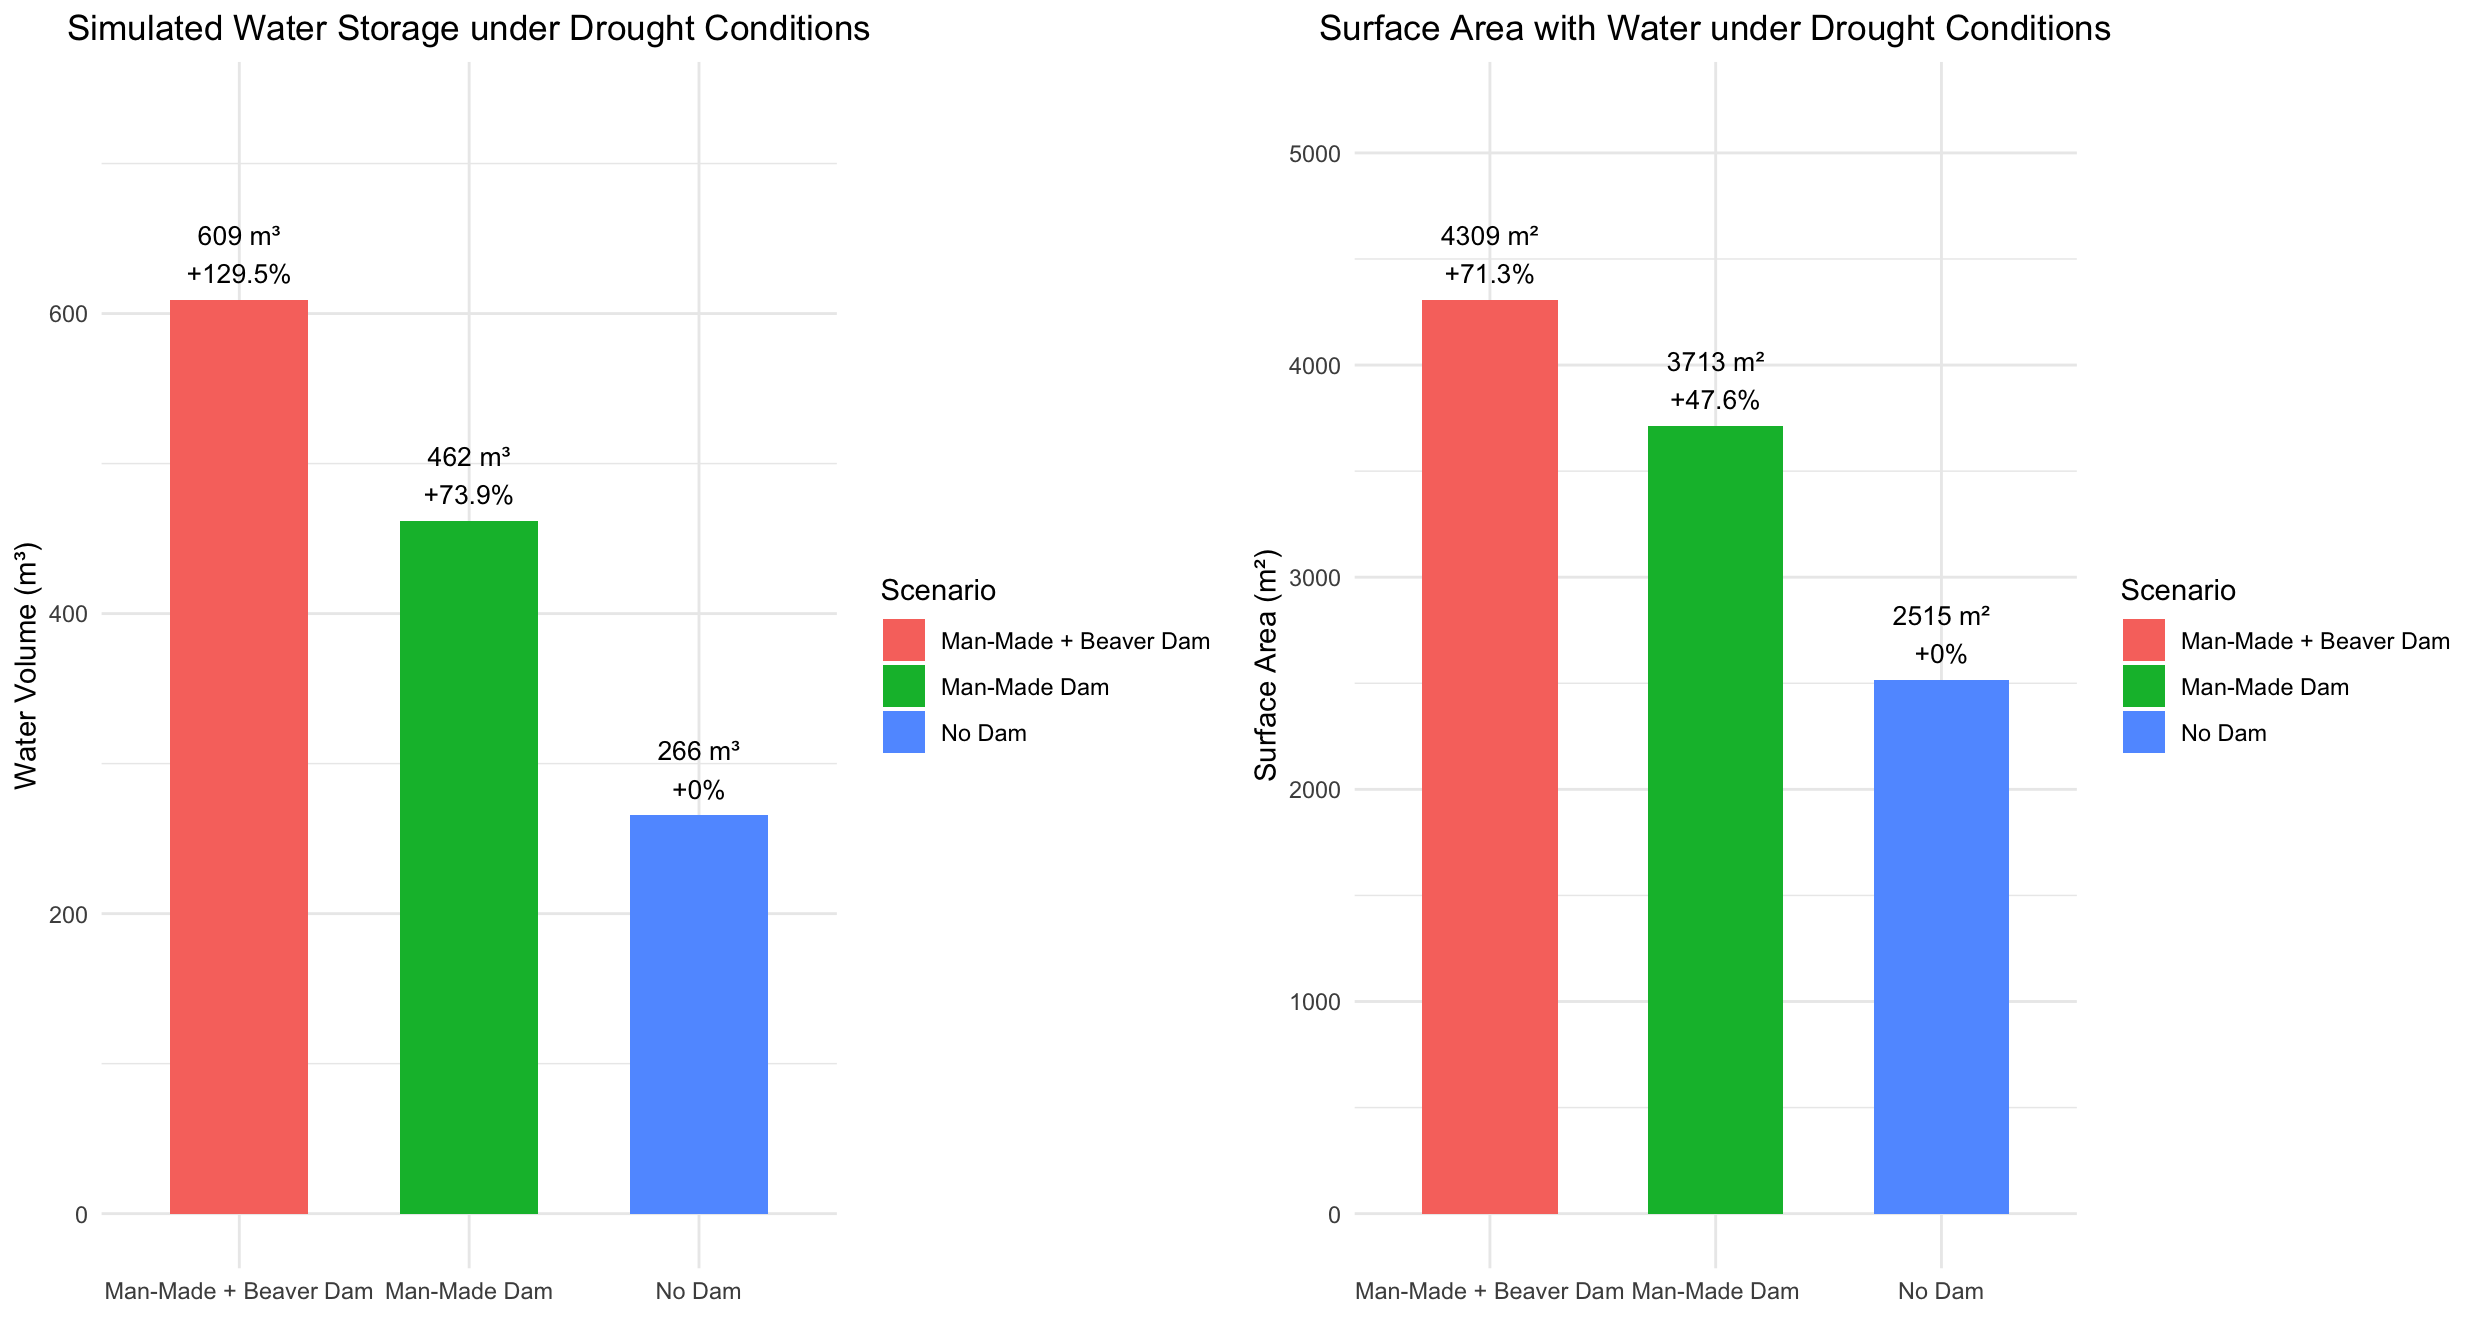

Recreate this plot in R.
# 1. Install and load required libraries
install.packages(c("terra", "ggplot2", "dplyr", "gridExtra"))

library(terra)
library(ggplot2)
library(dplyr)
library(gridExtra)

# 2. Load simulated water depth rasters under drought conditions
depth_no_dam <- rast("Drought Simulated Water Depth (No Dam).tif")
depth_man_dam <- rast("Drought Simulated Water Depth (With Man-Made Dam).tif")
depth_beaver_dam <- rast("Drought Simulated Water Depth (With Man-Made Dam + Beavers Dam).tif")

# 3. Calculate the area of a single pixel (in square meters)
cell_area <- res(depth_no_dam)[1] * res(depth_no_dam)[2]

# 4. Calculate total water storage (m³) = sum of depth per pixel × pixel area
vol_no_dam <- global(depth_no_dam, sum, na.rm = TRUE)[1,1] * cell_area
vol_man_dam <- global(depth_man_dam, sum, na.rm = TRUE)[1,1] * cell_area
vol_beaver_dam <- global(depth_beaver_dam, sum, na.rm = TRUE)[1,1] * cell_area

# 5. Calculate number of wet pixels × pixel area = water surface area (m²)
area_no_dam <- global(depth_no_dam > 0, sum, na.rm = TRUE)[1,1] * cell_area
area_man_dam <- global(depth_man_dam > 0, sum, na.rm = TRUE)[1,1] * cell_area
area_beaver_dam <- global(depth_beaver_dam > 0, sum, na.rm = TRUE)[1,1] * cell_area

# 6. Combine results into a data frame
results_df <- data.frame(
  Scenario = c("No Dam", "Man-Made Dam", "Man-Made + Beaver Dam"),
  Volume = c(vol_no_dam, vol_man_dam, vol_beaver_dam),
  Area = c(area_no_dam, area_man_dam, area_beaver_dam)
)

# 7. Add percentage change compared to the "No Dam" baseline
results_df <- results_df %>%
  mutate(
    Volume_pct = (Volume - Volume[1]) / Volume[1] * 100,
    Area_pct = (Area - Area[1]) / Area[1] * 100
  )

# 8. Define y-axis limits to avoid label clipping
volume_ylim <- c(0, max(results_df$Volume) * 1.2)
area_ylim <- c(0, max(results_df$Area) * 1.2)

# 9. Plot water storage (volume)
p1 <- ggplot(results_df, aes(x = Scenario, y = Volume, fill = Scenario)) +
  geom_bar(stat = "identity", width = 0.6) +
  geom_text(aes(label = paste0(round(Volume), " m³\n+", round(Volume_pct, 1), "%")),
            vjust = -0.3, size = 3.5) +
  labs(
    title = "Simulated Water Storage under Drought Conditions",
    y = "Water Volume (m³)", x = NULL
  ) +
  ylim(volume_ylim) +
  theme_minimal() +
  theme(plot.title = element_text(hjust = 0.5))

# 10. Plot surface water area
p2 <- ggplot(results_df, aes(x = Scenario, y = Area, fill = Scenario)) +
  geom_bar(stat = "identity", width = 0.6) +
  geom_text(aes(label = paste0(round(Area), " m²\n+", round(Area_pct, 1), "%")),
            vjust = -0.3, size = 3.5) +
  labs(
    title = "Surface Area with Water under Drought Conditions",
    y = "Surface Area (m²)", x = NULL
  ) +
  ylim(area_ylim) +
  theme_minimal() +
  theme(plot.title = element_text(hjust = 0.5))

# 11. Display the two plots side-by-side
grid.arrange(p1, p2, ncol = 2)
